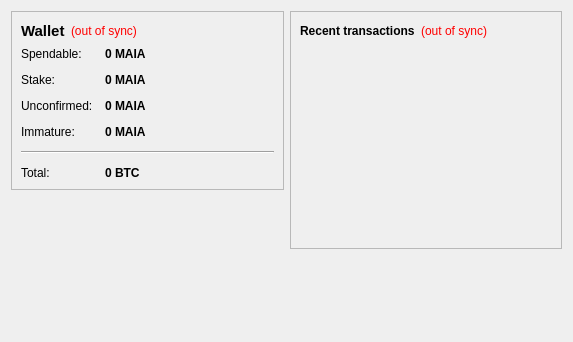
<?xml version="1.0" encoding="UTF-8"?>
<ui version="4.0">
 <class>OverviewPage</class>
 <widget class="QWidget" name="OverviewPage">
  <property name="geometry">
   <rect>
    <x>0</x>
    <y>0</y>
    <width>573</width>
    <height>342</height>
   </rect>
  </property>
  <property name="windowTitle">
   <string>Form</string>
  </property>
  <layout class="QHBoxLayout" name="horizontalLayout" stretch="1,1">
   <item>
    <layout class="QVBoxLayout" name="verticalLayout_2">
     <item>
      <widget class="QFrame" name="frame">
       <property name="frameShape">
        <enum>QFrame::StyledPanel</enum>
       </property>
       <property name="frameShadow">
        <enum>QFrame::Raised</enum>
       </property>
       <layout class="QVBoxLayout" name="verticalLayout_4">
        <item>
         <layout class="QHBoxLayout" name="horizontalLayout_4">
          <item>
           <widget class="QLabel" name="label_5">
            <property name="font">
             <font>
              <pointsize>11</pointsize>
              <weight>75</weight>
              <bold>true</bold>
             </font>
            </property>
            <property name="text">
             <string>Wallet</string>
            </property>
           </widget>
          </item>
          <item>
           <widget class="QLabel" name="labelWalletStatus">
            <property name="toolTip">
             <string>The displayed information may be out of date. Your wallet automatically synchronizes with the MaiaCoin network after a connection is established, but this process has not completed yet.</string>
            </property>
            <property name="styleSheet">
             <string notr="true">QLabel { color: red; }</string>
            </property>
            <property name="text">
             <string notr="true">(out of sync)</string>
            </property>
            <property name="alignment">
             <set>Qt::AlignLeading|Qt::AlignLeft|Qt::AlignVCenter</set>
            </property>
           </widget>
          </item>
          <item>
           <spacer name="horizontalSpacer_2">
            <property name="orientation">
             <enum>Qt::Horizontal</enum>
            </property>
            <property name="sizeHint" stdset="0">
             <size>
              <width>40</width>
              <height>20</height>
             </size>
            </property>
           </spacer>
          </item>
         </layout>
        </item>
        <item>
         <layout class="QFormLayout" name="formLayout_2">
          <property name="fieldGrowthPolicy">
           <enum>QFormLayout::AllNonFixedFieldsGrow</enum>
          </property>
          <property name="horizontalSpacing">
           <number>12</number>
          </property>
          <property name="verticalSpacing">
           <number>12</number>
          </property>
          <item row="0" column="0">
           <widget class="QLabel" name="label">
            <property name="text">
             <string>Spendable:</string>
            </property>
           </widget>
          </item>
          <item row="0" column="1">
           <widget class="QLabel" name="labelBalance">
            <property name="font">
             <font>
              <weight>75</weight>
              <bold>true</bold>
             </font>
            </property>
            <property name="cursor">
             <cursorShape>IBeamCursor</cursorShape>
            </property>
            <property name="toolTip">
             <string>Your current spendable balance</string>
            </property>
            <property name="text">
             <string notr="true">0 MAIA</string>
            </property>
            <property name="textInteractionFlags">
             <set>Qt::LinksAccessibleByMouse|Qt::TextSelectableByKeyboard|Qt::TextSelectableByMouse</set>
            </property>
           </widget>
          </item>
          <item row="1" column="0">
           <widget class="QLabel" name="label_6">
            <property name="text">
             <string>Stake:</string>
            </property>
           </widget>
          </item>
          <item row="1" column="1">
           <widget class="QLabel" name="labelStake">
            <property name="font">
             <font>
              <weight>75</weight>
              <bold>true</bold>
             </font>
            </property>
            <property name="cursor">
             <cursorShape>IBeamCursor</cursorShape>
            </property>
            <property name="toolTip">
             <string>Total of coins that was staked, and do not yet count toward the current balance</string>
            </property>
            <property name="text">
             <string notr="true">0 MAIA</string>
            </property>
            <property name="textInteractionFlags">
             <set>Qt::LinksAccessibleByMouse|Qt::TextSelectableByKeyboard|Qt::TextSelectableByMouse</set>
            </property>
           </widget>
          </item>
          <item row="2" column="0">
           <widget class="QLabel" name="label_3">
            <property name="text">
             <string>Unconfirmed:</string>
            </property>
           </widget>
          </item>
          <item row="2" column="1">
           <widget class="QLabel" name="labelUnconfirmed">
            <property name="font">
             <font>
              <weight>75</weight>
              <bold>true</bold>
             </font>
            </property>
            <property name="cursor">
             <cursorShape>IBeamCursor</cursorShape>
            </property>
            <property name="toolTip">
             <string>Total of transactions that have yet to be confirmed, and do not yet count toward the current balance</string>
            </property>
            <property name="text">
             <string notr="true">0 MAIA</string>
            </property>
            <property name="textInteractionFlags">
             <set>Qt::LinksAccessibleByMouse|Qt::TextSelectableByKeyboard|Qt::TextSelectableByMouse</set>
            </property>
           </widget>
          </item>
          <item row="3" column="0">
           <widget class="QLabel" name="labelImmatureText">
            <property name="text">
             <string>Immature:</string>
            </property>
           </widget>
          </item>
          <item row="3" column="1">
           <widget class="QLabel" name="labelImmature">
            <property name="font">
             <font>
              <weight>75</weight>
              <bold>true</bold>
             </font>
            </property>
            <property name="toolTip">
             <string>Mined balance that has not yet matured</string>
            </property>
            <property name="text">
             <string notr="true">0 MAIA</string>
            </property>
            <property name="textInteractionFlags">
             <set>Qt::LinksAccessibleByMouse|Qt::TextSelectableByKeyboard|Qt::TextSelectableByMouse</set>
            </property>
           </widget>
          </item>
          <item row="4" column="0" colspan="2">
           <widget class="Line" name="line">
            <property name="orientation">
             <enum>Qt::Horizontal</enum>
            </property>
           </widget>
          </item>
          <item row="5" column="0">
           <widget class="QLabel" name="labelTotalText">
            <property name="text">
             <string>Total:</string>
            </property>
           </widget>
          </item>
          <item row="5" column="1">
           <widget class="QLabel" name="labelTotal">
            <property name="font">
             <font>
              <weight>75</weight>
              <bold>true</bold>
             </font>
            </property>
            <property name="cursor">
             <cursorShape>IBeamCursor</cursorShape>
            </property>
            <property name="toolTip">
             <string>Your current total balance</string>
            </property>
            <property name="text">
             <string notr="true">0 BTC</string>
            </property>
            <property name="textInteractionFlags">
             <set>Qt::LinksAccessibleByMouse|Qt::TextSelectableByKeyboard|Qt::TextSelectableByMouse</set>
            </property>
           </widget>
          </item>
         </layout>
        </item>
       </layout>
      </widget>
     </item>
     <item>
      <spacer name="verticalSpacer_3">
       <property name="orientation">
        <enum>Qt::Vertical</enum>
       </property>
       <property name="sizeHint" stdset="0">
        <size>
         <width>20</width>
         <height>40</height>
        </size>
       </property>
      </spacer>
     </item>
     <item>
      <widget class="QLabel" name="label_2">
       <property name="text">
        <string/>
       </property>
       <property name="pixmap">
        <pixmap resource="../bitcoin.qrc">:/images/backg</pixmap>
       </property>
       <property name="scaledContents">
        <bool>false</bool>
       </property>
       <property name="alignment">
        <set>Qt::AlignCenter</set>
       </property>
      </widget>
     </item>
     <item>
      <spacer name="verticalSpacer">
       <property name="orientation">
        <enum>Qt::Vertical</enum>
       </property>
       <property name="sizeHint" stdset="0">
        <size>
         <width>20</width>
         <height>40</height>
        </size>
       </property>
      </spacer>
     </item>
    </layout>
   </item>
   <item>
    <layout class="QVBoxLayout" name="verticalLayout_3">
     <item>
      <widget class="QFrame" name="frame_2">
       <property name="frameShape">
        <enum>QFrame::StyledPanel</enum>
       </property>
       <property name="frameShadow">
        <enum>QFrame::Raised</enum>
       </property>
       <layout class="QVBoxLayout" name="verticalLayout">
        <item>
         <layout class="QHBoxLayout" name="horizontalLayout_2">
          <item>
           <widget class="QLabel" name="label_4">
            <property name="text">
             <string>&lt;b&gt;Recent transactions&lt;/b&gt;</string>
            </property>
           </widget>
          </item>
          <item>
           <widget class="QLabel" name="labelTransactionsStatus">
            <property name="toolTip">
             <string>The displayed information may be out of date. Your wallet automatically synchronizes with the MaiaCoin network after a connection is established, but this process has not completed yet.</string>
            </property>
            <property name="styleSheet">
             <string notr="true">QLabel { color: red; }</string>
            </property>
            <property name="text">
             <string notr="true">(out of sync)</string>
            </property>
            <property name="alignment">
             <set>Qt::AlignRight|Qt::AlignTrailing|Qt::AlignVCenter</set>
            </property>
           </widget>
          </item>
          <item>
           <spacer name="horizontalSpacer">
            <property name="orientation">
             <enum>Qt::Horizontal</enum>
            </property>
            <property name="sizeHint" stdset="0">
             <size>
              <width>40</width>
              <height>20</height>
             </size>
            </property>
           </spacer>
          </item>
         </layout>
        </item>
        <item>
         <widget class="QListView" name="listTransactions">
          <property name="styleSheet">
           <string notr="true">QListView { background: transparent; }</string>
          </property>
          <property name="frameShape">
           <enum>QFrame::NoFrame</enum>
          </property>
          <property name="verticalScrollBarPolicy">
           <enum>Qt::ScrollBarAlwaysOff</enum>
          </property>
          <property name="horizontalScrollBarPolicy">
           <enum>Qt::ScrollBarAlwaysOff</enum>
          </property>
          <property name="selectionMode">
           <enum>QAbstractItemView::NoSelection</enum>
          </property>
         </widget>
        </item>
       </layout>
      </widget>
     </item>
     <item>
      <spacer name="verticalSpacer_2">
       <property name="orientation">
        <enum>Qt::Vertical</enum>
       </property>
       <property name="sizeHint" stdset="0">
        <size>
         <width>20</width>
         <height>40</height>
        </size>
       </property>
      </spacer>
     </item>
    </layout>
   </item>
  </layout>
 </widget>
 <resources>
  <include location="../bitcoin.qrc"/>
 </resources>
 <connections/>
</ui>
